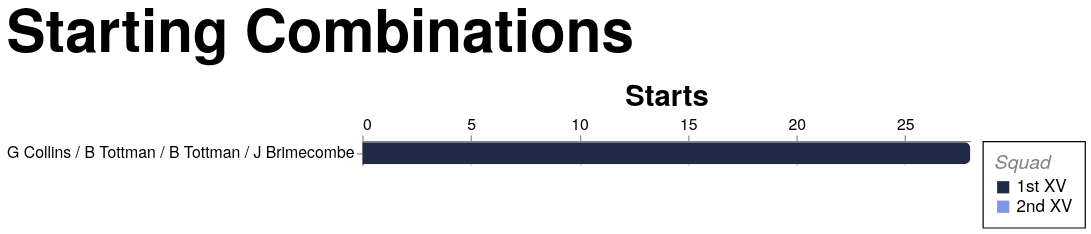

Source (Vega-Lite JSON):
### Vega-Lite specification from a JSON file in a GitHub repository (floating-point values rounded to 4 significant figures; data arrays with more than 128 entries replaced by an {"elided": "..."} marker saying what was removed)
{"config": {"axis": {"labelFont": "PT Sans Narrow, Helvetica Neue, Helvetica, Arial, sans-serif", "titleFont": "PT Sans Narrow, Helvetica Neue, Helvetica, Arial, sans-serif", "labelFontSize": 13, "titleFontSize": 24, "gridColor": "#202947", "gridOpacity": 0.2, "zindex": 1}, "text": {"font": "Lato, sans-serif"}, "bar": {"cornerRadiusEnd": 5}, "header": {"labelFont": "PT Sans Narrow, Helvetica Neue, Helvetica, Arial, sans-serif", "titleFont": "PT Sans Narrow, Helvetica Neue, Helvetica, Arial, sans-serif", "labelFontSize": 24, "titleFontSize": 28, "labelFontWeight": "bold", "orient": "left"}, "legend": {"labelFont": "PT Sans Narrow, Helvetica Neue, Helvetica, Arial, sans-serif", "titleFont": "PT Sans Narrow, Helvetica Neue, Helvetica, Arial, sans-serif", "labelFontSize": 14, "titleFontSize": 16, "titlePadding": 5, "fillColor": "white", "strokeColor": "black", "padding": 10, "titleFontWeight": "lighter", "titleFontStyle": "italic", "titleColor": "gray", "offset": 10}, "title": {"font": "PT Sans Narrow, Helvetica Neue, Helvetica, Arial, sans-serif", "fontSize": 48, "fontWeight": "bold", "anchor": "start", "align": "center", "titlePadding": 20, "subtitlePadding": 10, "subtitleFontSize": 13, "subtitleColor": "", "subtitleFontStyle": "italic", "offset": 15, "color": "black"}, "axisX": {"labelAngle": 0}, "facet": {"title": null, "header": null, "align": {"row": "each", "column": "each"}, "spacing": 10}, "resolve": {"scale": {"y": "independent", "facet": "independent"}}, "background": "transparent", "scale": {"offsetBandPaddingOuter": 0.2, "offsetBandPaddingInner": 0.1}, "view": {"stroke": null, "background": "transparent"}}, "data": {"name": "data-3a4dd052257d5b1f2f22a65e2cc01427"}, "mark": {"type": "bar"}, "encoding": {"color": {"field": "squad", "legend": {"labelExpr": "datum.value + ' XV'", "title": "Squad"}, "scale": {"domain": ["1st", "2nd"], "range": ["#202946", "#7d96e8"]}, "type": "nominal"}, "tooltip": [{"field": "combination", "title": "Combination", "type": "nominal"}, {"field": "frequency", "title": "Starts", "type": "quantitative"}, {"field": "squad", "title": "Squad", "type": "nominal"}], "x": {"axis": {"orient": "top", "tickMinStep": 5}, "field": "frequency", "title": "Starts", "type": "quantitative"}, "y": {"axis": {"labelLimit": 360}, "field": "combination", "sort": "-x", "title": null, "type": "nominal"}}, "height": {"step": 20}, "params": [{"name": "seasonParam", "value": []}, {"name": "gameTypesParam", "value": []}, {"name": "gameTypeParam", "value": "All"}, {"name": "squadParam", "value": "All"}, {"name": "combinationParam", "value": "front_row"}, {"name": "minAppsParam", "value": 10}], "title": {"text": "Starting Combinations"}, "transform": [{"filter": "length(seasonParam) === 0 || indexof(seasonParam, datum.season) >= 0"}, {"filter": "length(gameTypesParam) === 0 || indexof(gameTypesParam, datum.game_type) >= 0"}, {"filter": "squadParam === \"All\" || datum.squad === squadParam"}, {"filter": "datum.unit_key === combinationParam"}, {"aggregate": [{"op": "count", "as": "frequency"}], "groupby": ["combination", "squad"]}, {"filter": "datum.frequency >= minAppsParam"}], "width": 500, "$schema": "https://vega.github.io/schema/vega-lite/v5.20.1.json", "datasets": {"data-3a4dd052257d5b1f2f22a65e2cc01427": {"elided": "1715 records"}}}
